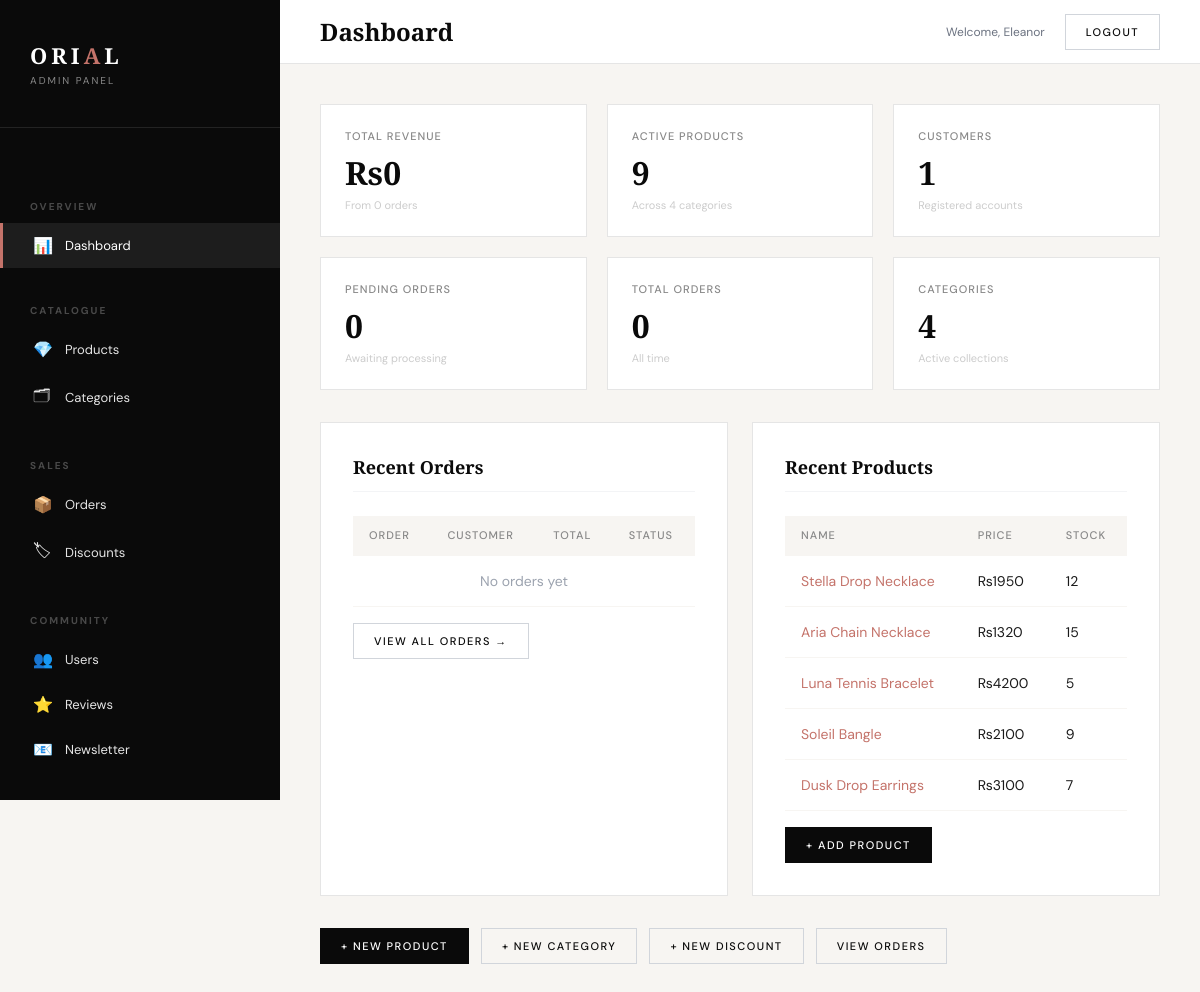
Page /admin/ (signed in) on the committed database.
### app/models.py (models this page shows, shortened)
class User(db.Model, UserMixin):
    __tablename__ = 'users'
    id = db.Column(db.Integer, primary_key=True)
    first_name = db.Column(db.String(80), nullable=False)
    last_name = db.Column(db.String(80), nullable=True)
    email = db.Column(db.String(120), unique=True, nullable=False)
    password_hash = db.Column(db.String(200), nullable=False)
    is_admin = db.Column(db.Boolean, default=False)
    phone = db.Column(db.String(30))
    address_line1 = db.Column(db.String(200))
    address_line2 = db.Column(db.String(200))
    city = db.Column(db.String(100))
    postcode = db.Column(db.String(20))
    country = db.Column(db.String(100), default='United Kingdom')
    created_at = db.Column(db.DateTime, default=datetime.utcnow)
    is_active = db.Column(db.Boolean, default=True)
    orders = db.relationship('Order', backref='customer', lazy=True)
    reviews = db.relationship('Review', backref='author', lazy=True)
    wishlist_items = db.relationship('Wishlist', backref='user', lazy=True)
    cart_items = db.relationship('CartItem', backref='user', lazy=True)

class Product(db.Model):
    __tablename__ = 'products'
    id = db.Column(db.Integer, primary_key=True)
    name = db.Column(db.String(200), nullable=False)
    slug = db.Column(db.String(220), unique=True, nullable=False)
    subtitle = db.Column(db.String(200))       # e.g. "18K Rose Gold · Pink Diamond"
    description = db.Column(db.Text)
    price = db.Column(db.Float, nullable=False)
    original_price = db.Column(db.Float)       # For sale items
    stock = db.Column(db.Integer, default=0)
    sku = db.Column(db.String(80))
    category_id = db.Column(db.Integer, db.ForeignKey('categories.id'), nullable=False)
    image_filename = db.Column(db.String(200))  # main image
    image_filenames = db.Column(db.Text)        # JSON list of additional images or comma-separated
    badge = db.Column(db.String(50))            # "Bestseller", "New", "Limited", "Sale"
    badge_color = db.Column(db.String(20), default='black')  # 'black' or 'rose'
    material = db.Column(db.String(200))
    gemstone = db.Column(db.String(200))
    weight = db.Column(db.String(50))
    dimensions = db.Column(db.String(100))
    is_active = db.Column(db.Boolean, default=True)
    is_featured = db.Column(db.Boolean, default=False)
    created_at = db.Column(db.DateTime, default=datetime.utcnow)
    gallery_images = db.relationship('ProductImage', backref='product', lazy=True, cascade='all, delete-orphan')
    reviews = db.relationship('Review', backref='product', lazy=True)
    cart_items = db.relationship('CartItem', backref='product', lazy=True)
    order_items = db.relationship('OrderItem', backref='product', lazy=True)
    wishlist_entries = db.relationship('Wishlist', backref='product', lazy=True)

### app/blueprints/admin.py (the view)
@admin_bp.route('/')
@login_required
@admin_required
def dashboard():
    stats = {
        'products': Product.query.filter_by(is_active=True).count(),
        'categories': Category.query.filter_by(is_active=True).count(),
        'orders': Order.query.count(),
        'users': User.query.filter_by(is_admin=False).count(),
        'revenue': db.session.query(db.func.sum(Order.total)).filter(
            Order.payment_status == 'paid').scalar() or 0,
        'pending_orders': Order.query.filter_by(status='pending').count(),
    }
    recent_orders = Order.query.order_by(Order.created_at.desc()).limit(8).all()
    recent_products = Product.query.order_by(Product.created_at.desc()).limit(5).all()
    return render_template('admin/dashboard.html', stats=stats,
                           recent_orders=recent_orders, recent_products=recent_products)

### app/blueprints/admin.py (called while the page is built)
def admin_required(f):
    @wraps(f)
    def decorated(*args, **kwargs):
        if not current_user.is_authenticated or not current_user.is_admin:
            flash('Admin access required.', 'danger')
            return redirect(url_for('main.index'))
        return f(*args, **kwargs)
    return decorated

### app/models.py (called while the page is built)
@login_manager.user_loader
def load_user(user_id):
    return User.query.get(int(user_id))

### app/templates/admin/dashboard.html (shortened to what this page needs)
{% extends 'admin/base_admin.html' %}
{% block page_title %}Dashboard{% endblock %}
{% block content %}
<div class="admin-stat-grid">
    <div class="admin-stat-card">
        <div class="label">Total Revenue</div>
        <div class="value">Rs{{ '%.0f'|format(stats.revenue) }}</div>
        <div class="sub">From {{ stats.orders }} orders</div>
    </div>
    <div class="admin-stat-card">
        <div class="label">Active Products</div>
        <div class="value">{{ stats.products }}</div>
        <div class="sub">Across {{ stats.categories }} categories</div>
    </div>
    <div class="admin-stat-card">
        <div class="label">Customers</div>
        <div class="value">{{ stats.users }}</div>
        <div class="sub">Registered accounts</div>
    </div>
    <div class="admin-stat-card">
        <div class="label">Pending Orders</div>
        <div class="value" style="{{ 'color:#f59e0b' if stats.pending_orders > 0 else '' }}">{{ stats.pending_orders }}
        </div>
        <div class="sub">Awaiting processing</div>
    </div>
    <div class="admin-stat-card">
        <div class="label">Total Orders</div>
        <div class="value">{{ stats.orders }}</div>
        <div class="sub">All time</div>
    </div>
    <div class="admin-stat-card">
        <div class="label">Categories</div>
        <div class="value">{{ stats.categories }}</div>
        <div class="sub">Active collections</div>
    </div>
</div>
<div style="display:grid;grid-template-columns:1fr 1fr;gap:24px;">
    <div class="admin-card">
        <h3>Recent Orders</h3>
        <table class="admin-table">
            <thead>
                <tr>
                    <th>Order</th>
                    <th>Customer</th>
                    <th>Total</th>
                    <th>Status</th>
                </tr>
            </thead>
            <tbody>
                {% for order in recent_orders %}
                <tr>
                    <td><a href="{{ url_for('admin.order_detail', oid=order.id) }}">{{ order.order_number }}</a></td>
                    <td>{{ order.shipping_name }}</td>
                    <td>Rs{{ '%.0f'|format(order.total) }}</td>
                    <td><span class="status-badge {{ order.status }}">{{ order.status }}</span></td>
                </tr>
                {% else %}<tr>
                    <td colspan="4" style="text-align:center;color:#9ca3af;">No orders yet</td>
                </tr>{% endfor %}
            </tbody>
        </table>
        <div style="margin-top:16px;"><a href="{{ url_for('admin.orders') }}" class="admin-btn secondary">View All
                Orders →</a></div>
    </div>
    <div class="admin-card">
        <h3>Recent Products</h3>
        <table class="admin-table">
            <thead>
                <tr>
                    <th>Name</th>
                    <th>Price</th>
                    <th>Stock</th>
                </tr>
            </thead>
            <tbody>
                {% for p in recent_products %}
                <tr>
                    <td><a href="{{ url_for('admin.edit_product', pid=p.id) }}">{{ p.name }}</a></td>
                    <td>Rs{{ '%.0f'|format(p.price) }}</td>
                    <td style="{{ 'color:#ef4444' if p.stock < 5 else '' }}">{{ p.stock }}</td>
                </tr>
                {% else %}<tr>
                    <td colspan="3" style="text-align:center;color:#9ca3af;">No products yet</td>
                </tr>{% endfor %}
            </tbody>
        </table>
        <div style="margin-top:16px;"><a href="{{ url_for('admin.new_product') }}" class="admin-btn primary">+ Add
                Product</a></div>
    </div>
</div>
<div style="display:flex;gap:12px;margin-top:8px;">
    <a href="{{ url_for('admin.new_product') }}" class="admin-btn primary">+ New Product</a>
    <a href="{{ url_for('admin.new_category') }}" class="admin-btn secondary">+ New Category</a>
    <a href="{{ url_for('admin.new_discount') }}" class="admin-btn secondary">+ New Discount</a>
    <a href="{{ url_for('admin.orders') }}" class="admin-btn secondary">View Orders</a>
</div>
{% endblock %}

### app/templates/admin/base_admin.html (shortened to what this page needs)
<!DOCTYPE html>
<html lang="en">
<head>
    <link rel="stylesheet" href="{{ url_for('static', filename='css/style.css') }}">
</head>
<body>
    <div class="admin-layout">
        <aside class="admin-sidebar">
            <div class="admin-sidebar-logo">
                <a href="{{ url_for('admin.dashboard') }}">ORI<span>A</span>L</a>
                <small>Admin Panel</small>
            </div>
            <nav class="admin-nav">
                <div class="admin-nav-section">Overview</div>
                <a href="{{ url_for('admin.dashboard') }}"
                    class="{{ 'active' if request.endpoint == 'admin.dashboard' }}">
                    <span class="icon">📊</span> Dashboard
                </a>
                <div class="admin-nav-section">Catalogue</div>
                <a href="{{ url_for('admin.products') }}" class="{{ 'active' if 'product' in request.endpoint }}">
                    <span class="icon">💎</span> Products
                </a>
                <a href="{{ url_for('admin.categories') }}" class="{{ 'active' if 'categor' in request.endpoint }}">
                    <span class="icon">🗂</span> Categories
                </a>
                <div class="admin-nav-section">Sales</div>
                <a href="{{ url_for('admin.orders') }}" class="{{ 'active' if 'order' in request.endpoint }}">
                    <span class="icon">📦</span> Orders
                </a>
                <a href="{{ url_for('admin.discounts') }}" class="{{ 'active' if 'discount' in request.endpoint }}">
                    <span class="icon">🏷</span> Discounts
                </a>
                <div class="admin-nav-section">Community</div>
                <a href="{{ url_for('admin.users') }}" class="{{ 'active' if 'user' in request.endpoint }}">
                    <span class="icon">👥</span> Users
                </a>
                <a href="{{ url_for('admin.reviews') }}" class="{{ 'active' if 'review' in request.endpoint }}">
                    <span class="icon">⭐</span> Reviews
                </a>
                <a href="{{ url_for('admin.newsletter_list') }}"
                    class="{{ 'active' if 'newsletter' in request.endpoint }}">
                    <span class="icon">📧</span> Newsletter
                </a>
                <div class="admin-nav-section">Config</div>
            </nav>
        </aside>
        <div class="admin-main">
            <div class="admin-topbar">
                <h1>{% block page_title %}Dashboard{% endblock %}</h1>
                <div class="admin-topbar-right">
                    <span style="font-size:12px;color:#6b7280;">Welcome, {{ current_user.first_name }}</span>
                    <a href="{{ url_for('auth.logout') }}" class="admin-btn secondary">Logout</a>
                </div>
            </div>
            <div class="admin-content">{% block content %}{% endblock %}</div>
        </div>
    </div>
</body>
</html>

### rows in the picture
User: first_name "Eleanor"
Product: name "Stella Drop Necklace", price "1950", stock "12"
Product: name "Aria Chain Necklace", price "1320", stock "15"
Product: name "Luna Tennis Bracelet", price "4200", stock "5"
Product: name "Soleil Bangle", price "2100", stock "9"
Product: name "Dusk Drop Earrings", price "3100", stock "7"

### other values in the picture
{{ '%.0f'|format(stats.revenue) }} "0"
{{ stats.orders }} "0"
{{ stats.products }} "9"
{{ stats.categories }} "4"
{{ stats.users }} "1"
{{ stats.pending_orders }} "0"
